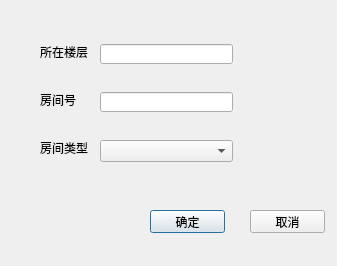
<?xml version="1.0" encoding="UTF-8"?>
<ui version="4.0">
 <class>Dialog_addroom</class>
 <widget class="QDialog" name="Dialog_addroom">
  <property name="geometry">
   <rect>
    <x>0</x>
    <y>0</y>
    <width>337</width>
    <height>266</height>
   </rect>
  </property>
  <property name="windowTitle">
   <string>Dialog</string>
  </property>
  <widget class="QLineEdit" name="lineEdit">
   <property name="geometry">
    <rect>
     <x>100</x>
     <y>44</y>
     <width>133</width>
     <height>20</height>
    </rect>
   </property>
  </widget>
  <widget class="QLineEdit" name="lineEdit_2">
   <property name="geometry">
    <rect>
     <x>100</x>
     <y>92</y>
     <width>133</width>
     <height>20</height>
    </rect>
   </property>
  </widget>
  <widget class="QLabel" name="label">
   <property name="geometry">
    <rect>
     <x>40</x>
     <y>44</y>
     <width>54</width>
     <height>16</height>
    </rect>
   </property>
   <property name="text">
    <string>所在楼层</string>
   </property>
  </widget>
  <widget class="QLabel" name="label_2">
   <property name="geometry">
    <rect>
     <x>40</x>
     <y>92</y>
     <width>54</width>
     <height>16</height>
    </rect>
   </property>
   <property name="text">
    <string>房间号</string>
   </property>
  </widget>
  <widget class="QLabel" name="label_3">
   <property name="geometry">
    <rect>
     <x>40</x>
     <y>140</y>
     <width>54</width>
     <height>16</height>
    </rect>
   </property>
   <property name="text">
    <string>房间类型</string>
   </property>
  </widget>
  <widget class="QPushButton" name="pushButton">
   <property name="geometry">
    <rect>
     <x>150</x>
     <y>210</y>
     <width>75</width>
     <height>23</height>
    </rect>
   </property>
   <property name="text">
    <string>确定</string>
   </property>
  </widget>
  <widget class="QPushButton" name="pushButton_2">
   <property name="geometry">
    <rect>
     <x>250</x>
     <y>210</y>
     <width>75</width>
     <height>23</height>
    </rect>
   </property>
   <property name="text">
    <string>取消</string>
   </property>
  </widget>
  <widget class="QComboBox" name="comboBox">
   <property name="geometry">
    <rect>
     <x>100</x>
     <y>140</y>
     <width>133</width>
     <height>22</height>
    </rect>
   </property>
  </widget>
 </widget>
 <resources/>
 <connections/>
</ui>
